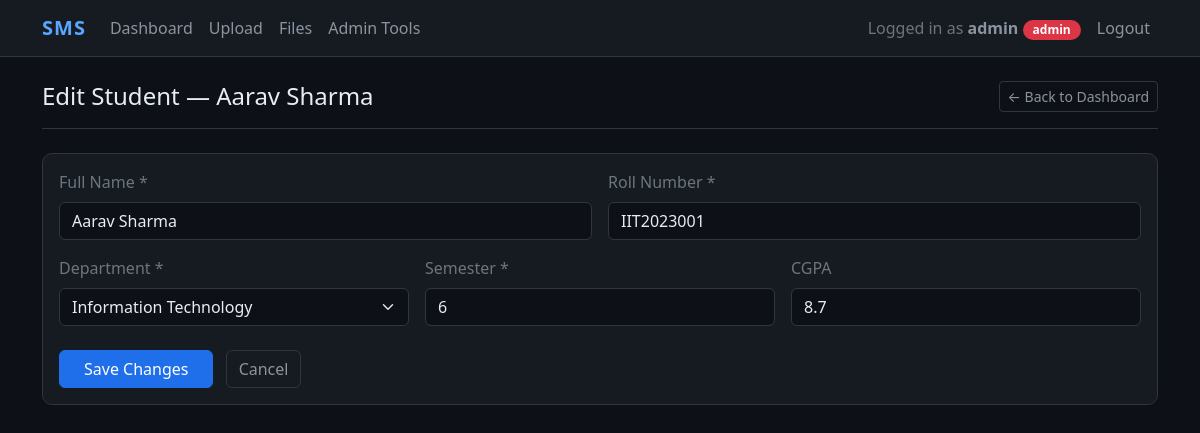
The app's page /admin/students/edit/1 (signed in) with its own data.
### tables this page shows
CREATE TABLE students (
            id INTEGER PRIMARY KEY AUTOINCREMENT,
            user_id INTEGER,
            name TEXT NOT NULL,
            roll_number TEXT UNIQUE NOT NULL,
            department TEXT NOT NULL,
            semester INTEGER,
            cgpa REAL,
            FOREIGN KEY (user_id) REFERENCES users(id)
        );

### app.py (the view, shortened to what this page needs)
@app.route("/admin/students/edit/<int:student_id>", methods=["GET", "POST"])
def edit_student(student_id):
    user = get_current_user()
    if not user:
        flash("Please log in first.", "warning")
        return redirect(url_for("login"))
    if user["role"] != "admin":
        flash("Access denied. Admins only.", "danger")
        return redirect(url_for("dashboard"))
    conn = get_connection()
    cursor = conn.cursor()
    cursor.execute("SELECT * FROM students WHERE id = ?", (student_id,))
    student = cursor.fetchone()
    conn.close()
    if not student:
        flash("Student not found.", "danger")
        return redirect(url_for("dashboard"))
    return render_template("edit_student.html", user=user, student=student)

### app.py (called while the page is built)
def get_current_user():
    username = request.cookies.get("session_user")
    role = request.cookies.get("role")
    if username and role:
        return {"username": username, "role": role}
    return None

### database.py (called while the page is built)
def get_db_path():
    return os.path.join(os.path.dirname(os.path.abspath(__file__)), DB_NAME)

def get_connection():
    conn = sqlite3.connect(get_db_path())
    conn.row_factory = sqlite3.Row
    return conn

### templates/edit_student.html (shortened to what this page needs)
<!DOCTYPE html>
<html lang="en" data-bs-theme="dark">
<head>
    <link href="https://cdn.jsdelivr.net/npm/bootstrap@5.3.3/dist/css/bootstrap.min.css" rel="stylesheet">
</head>
<body>
    <nav class="navbar navbar-expand-lg navbar-dark">
        <div class="container">
            <a class="navbar-brand" href="/dashboard">SMS</a>
            <div class="collapse navbar-collapse" id="navbarNav">
                <ul class="navbar-nav me-auto">
                    <li class="nav-item">
                        <a class="nav-link" href="/dashboard">Dashboard</a>
                    </li>
                    <li class="nav-item">
                        <a class="nav-link" href="/upload">Upload</a>
                    </li>
                    <li class="nav-item">
                        <a class="nav-link" href="/download">Files</a>
                    </li>
                    <li class="nav-item">
                        <a class="nav-link" href="/admin/tools">Admin Tools</a>
                    </li>
                </ul>
                <ul class="navbar-nav">
                    <li class="nav-item">
                        <span class="nav-link">
                            <span class="text-secondary">Logged in as</span>
                            <strong>{{ user.username }}</strong>
                            <span class="badge badge-role bg-danger">{{ user.role }}</span>
                        </span>
                    </li>
                    <li class="nav-item">
                        <a class="nav-link text-danger" href="/logout">Logout</a>
                    </li>
                </ul>
            </div>
        </div>
    </nav>
    <div class="container mt-4">
        <div class="page-header d-flex justify-content-between align-items-center">
            <h1 class="h4 mb-0"> Edit Student — {{ student.name }}</h1>
            <a href="/dashboard" class="btn btn-outline-secondary btn-sm">← Back to Dashboard</a>
        </div>
        <div class="card">
            <div class="card-body">
                <form method="POST" action="/admin/students/edit/{{ student.id }}">
                    <div class="row g-3">
                        <div class="col-md-6">
                            <label for="name" class="form-label text-secondary">Full Name *</label>
                            <input type="text" class="form-control" id="name" name="name"
                                   value="{{ student.name }}" required>
                        </div>
                        <div class="col-md-6">
                            <label for="roll_number" class="form-label text-secondary">Roll Number *</label>
                            <input type="text" class="form-control" id="roll_number" name="roll_number"
                                   value="{{ student.roll_number }}" required>
                        </div>
                        <div class="col-md-4">
                            <label for="department" class="form-label text-secondary">Department *</label>
                            <select class="form-select" id="department" name="department" required>
                                <option value="Information Technology" {% if student.department == 'Information Technology' %}selected{% endif %}>Information Technology</option>
                            </select>
                        </div>
                        <div class="col-md-4">
                            <label for="semester" class="form-label text-secondary">Semester *</label>
                            <input type="number" class="form-control" id="semester" name="semester"
                                   min="1" max="8" value="{{ student.semester }}" required>
                        </div>
                        <div class="col-md-4">
                            <label for="cgpa" class="form-label text-secondary">CGPA</label>
                            <input type="number" class="form-control" id="cgpa" name="cgpa"
                                   step="0.1" min="0" max="10" value="{{ student.cgpa }}">
                        </div>
                        <div class="col-12 mt-4">
                            <button type="submit" class="btn btn-primary px-4">
                                 Save Changes
                            </button>
                            <a href="/dashboard" class="btn btn-outline-secondary ms-2">Cancel</a>
                        </div>
                    </div>
                </form>
            </div>
        </div>
    </div>
</body>
</html>

### templates/edit_student.html (style rules this page uses)
body { background-color: #0d1117; color: #e6edf3; }
.navbar { background-color: #161b22 !important; border-bottom: 1px solid #30363d; }
.navbar-brand { color: #58a6ff !important; font-weight: 600; letter-spacing: 1px; }
.nav-link { color: #8b949e !important; }
.card { background-color: #161b22; border: 1px solid #30363d; border-radius: 10px; }
.form-control, .form-select { background-color: #0d1117; border: 1px solid #30363d; color: #e6edf3; }
.btn-primary { background-color: #1f6feb; border-color: #1f6feb; }
.btn-outline-secondary { border-color: #30363d; color: #8b949e; }
.page-header { border-bottom: 1px solid #30363d; padding-bottom: 1rem; margin-bottom: 1.5rem; }
.badge-role { font-size: 0.75rem; padding: 4px 10px; border-radius: 20px; }

### records on screen
students: name "Aarav Sharma", roll_number "IIT2023001", department "Information Technology", semester "6", cgpa "8.7"

### other values on screen
{{ user.username }} "admin"
{{ user.role }} "admin"
